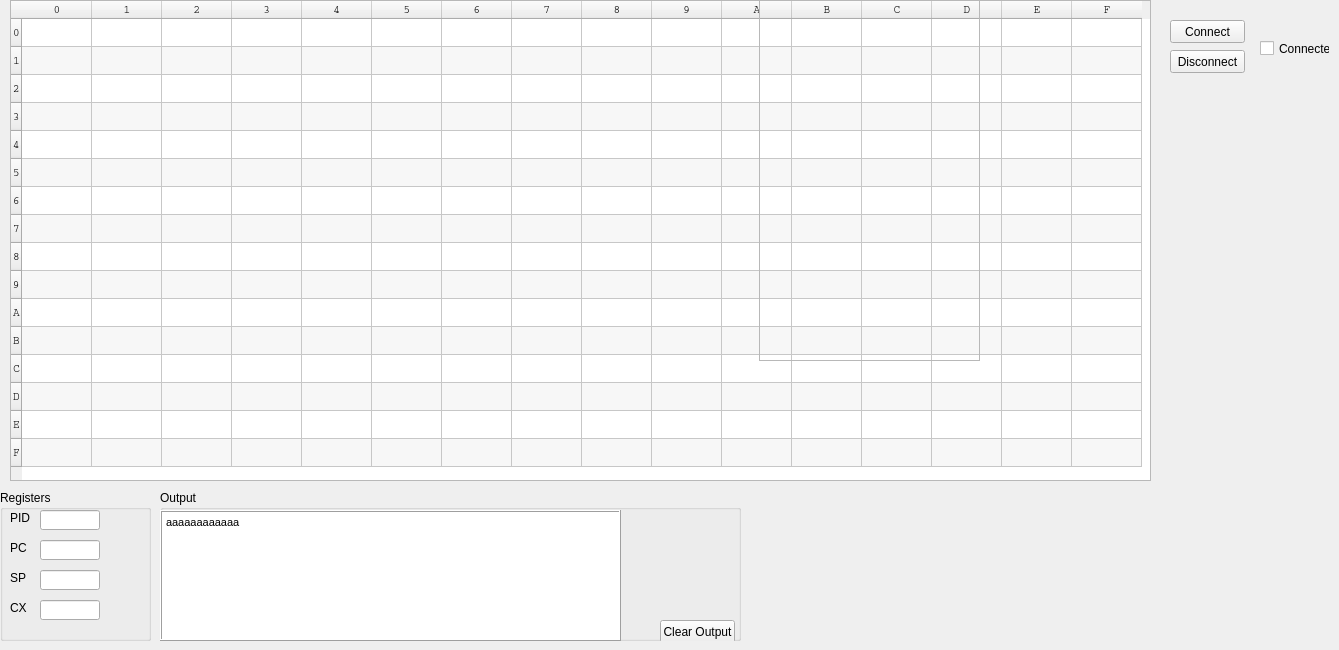
    <widget class="QWidget" name="tab_2">
     <attribute name="title">
      <string>VM</string>
     </attribute>
     <widget class="QTableWidget" name="tableVM">
      <property name="geometry">
       <rect>
        <x>10</x>
        <y>0</y>
        <width>1141</width>
        <height>481</height>
       </rect>
      </property>
      <property name="sizePolicy">
       <sizepolicy hsizetype="Fixed" vsizetype="Fixed">
        <horstretch>0</horstretch>
        <verstretch>0</verstretch>
       </sizepolicy>
      </property>
      <property name="font">
       <font>
        <family>Courier</family>
        <pointsize>8</pointsize>
        <kerning>false</kerning>
       </font>
      </property>
      <property name="focusPolicy">
       <enum>Qt::NoFocus</enum>
      </property>
      <property name="contextMenuPolicy">
       <enum>Qt::DefaultContextMenu</enum>
      </property>
      <property name="layoutDirection">
       <enum>Qt::LeftToRight</enum>
      </property>
      <property name="inputMethodHints">
       <set>Qt::ImhPreferUppercase</set>
      </property>
      <property name="verticalScrollBarPolicy">
       <enum>Qt::ScrollBarAsNeeded</enum>
      </property>
      <property name="horizontalScrollBarPolicy">
       <enum>Qt::ScrollBarAsNeeded</enum>
      </property>
      <property name="sizeAdjustPolicy">
       <enum>QAbstractScrollArea::AdjustIgnored</enum>
      </property>
      <property name="editTriggers">
       <set>QAbstractItemView::NoEditTriggers</set>
      </property>
      <property name="alternatingRowColors">
       <bool>true</bool>
      </property>
      <property name="selectionMode">
       <enum>QAbstractItemView::NoSelection</enum>
      </property>
      <property name="textElideMode">
       <enum>Qt::ElideLeft</enum>
      </property>
      <property name="verticalScrollMode">
       <enum>QAbstractItemView::ScrollPerItem</enum>
      </property>
      <property name="horizontalScrollMode">
       <enum>QAbstractItemView::ScrollPerItem</enum>
      </property>
      <attribute name="horizontalHeaderCascadingSectionResizes">
       <bool>false</bool>
      </attribute>
      <attribute name="horizontalHeaderDefaultSectionSize">
       <number>70</number>
      </attribute>
      <attribute name="verticalHeaderDefaultSectionSize">
       <number>28</number>
      </attribute>
      <attribute name="verticalHeaderMinimumSectionSize">
       <number>23</number>
      </attribute>
      <row>
       <property name="text">
        <string>0</string>
       </property>
      </row>
      <row>
       <property name="text">
        <string>1</string>
       </property>
      </row>
      <row>
       <property name="text">
        <string>2</string>
       </property>
      </row>
      <row>
       <property name="text">
        <string>3</string>
       </property>
      </row>
      <row>
       <property name="text">
        <string>4</string>
       </property>
      </row>
      <row>
       <property name="text">
        <string>5</string>
       </property>
      </row>
      <row>
       <property name="text">
        <string>6</string>
       </property>
      </row>
      <row>
       <property name="text">
        <string>7</string>
       </property>
      </row>
      <row>
       <property name="text">
        <string>8</string>
       </property>
      </row>
      <row>
       <property name="text">
        <string>9</string>
       </property>
      </row>
      <row>
       <property name="text">
        <string>A</string>
       </property>
      </row>
      <row>
       <property name="text">
        <string>B</string>
       </property>
      </row>
      <row>
       <property name="text">
        <string>C</string>
       </property>
      </row>
      <row>
       <property name="text">
        <string>D</string>
       </property>
      </row>
      <row>
       <property name="text">
        <string>E</string>
       </property>
      </row>
      <row>
       <property name="text">
        <string>F</string>
       </property>
      </row>
      <column>
       <property name="text">
        <string>0</string>
       </property>
      </column>
      <column>
       <property name="text">
        <string>1</string>
       </property>
      </column>
      <column>
       <property name="text">
        <string>2</string>
       </property>
      </column>
      <column>
       <property name="text">
        <string>3</string>
       </property>
      </column>
      <column>
       <property name="text">
        <string>4</string>
       </property>
      </column>
      <column>
       <property name="text">
        <string>5</string>
       </property>
      </column>
      <column>
       <property name="text">
        <string>6</string>
       </property>
      </column>
      <column>
       <property name="text">
        <string>7</string>
       </property>
      </column>
      <column>
       <property name="text">
        <string>8</string>
       </property>
      </column>
      <column>
       <property name="text">
        <string>9</string>
       </property>
      </column>
      <column>
       <property name="text">
        <string>A</string>
       </property>
      </column>
      <column>
       <property name="text">
        <string>B</string>
       </property>
      </column>
      <column>
       <property name="text">
        <string>C</string>
       </property>
      </column>
      <column>
       <property name="text">
        <string>D</string>
       </property>
      </column>
      <column>
       <property name="text">
        <string>E</string>
       </property>
      </column>
      <column>
       <property name="text">
        <string>F</string>
       </property>
      </column>
      <item row="0" column="0">
       <property name="text">
        <string/>
       </property>
       <property name="font">
        <font>
         <family>Courier</family>
         <pointsize>9</pointsize>
        </font>
       </property>
      </item>
      <item row="0" column="1">
       <property name="text">
        <string/>
       </property>
      </item>
      <item row="0" column="2">
       <property name="text">
        <string comment="4"/>
       </property>
      </item>
      <item row="1" column="0">
       <property name="text">
        <string/>
       </property>
      </item>
      <item row="1" column="1">
       <property name="text">
        <string/>
       </property>
      </item>
      <item row="2" column="1">
       <property name="text">
        <string/>
       </property>
      </item>
      <item row="4" column="3">
       <property name="text">
        <string/>
       </property>
       <property name="textAlignment">
        <set>AlignHCenter|AlignBottom</set>
       </property>
      </item>
      <item row="8" column="0">
       <property name="text">
        <string/>
       </property>
      </item>
      <item row="8" column="1">
       <property name="text">
        <string/>
       </property>
      </item>
      <item row="8" column="2">
       <property name="text">
        <string/>
       </property>
      </item>
      <item row="8" column="3">
       <property name="text">
        <string/>
       </property>
      </item>
      <item row="8" column="4">
       <property name="text">
        <string/>
       </property>
      </item>
      <item row="8" column="5">
       <property name="text">
        <string/>
       </property>
      </item>
      <item row="8" column="6">
       <property name="text">
        <string/>
       </property>
      </item>
      <item row="8" column="7">
       <property name="text">
        <string/>
       </property>
      </item>
      <item row="8" column="8">
       <property name="text">
        <string/>
       </property>
      </item>
      <item row="8" column="9">
       <property name="text">
        <string/>
       </property>
      </item>
      <item row="8" column="10">
       <property name="text">
        <string/>
       </property>
      </item>
      <item row="8" column="11">
       <property name="text">
        <string/>
       </property>
      </item>
      <item row="8" column="12">
       <property name="text">
        <string/>
       </property>
      </item>
      <item row="8" column="13">
       <property name="text">
        <string/>
       </property>
      </item>
      <item row="8" column="14">
       <property name="text">
        <string/>
       </property>
      </item>
      <item row="8" column="15">
       <property name="text">
        <string/>
       </property>
      </item>
      <item row="9" column="0">
       <property name="text">
        <string/>
       </property>
      </item>
      <item row="9" column="1">
       <property name="text">
        <string/>
       </property>
      </item>
      <item row="9" column="2">
       <property name="text">
        <string/>
       </property>
      </item>
      <item row="9" column="3">
       <property name="text">
        <string/>
       </property>
      </item>
      <item row="9" column="4">
       <property name="text">
        <string/>
       </property>
      </item>
      <item row="9" column="5">
       <property name="text">
        <string/>
       </property>
      </item>
      <item row="9" column="6">
       <property name="text">
        <string/>
       </property>
      </item>
      <item row="9" column="7">
       <property name="text">
        <string/>
       </property>
      </item>
      <item row="9" column="8">
       <property name="text">
        <string/>
       </property>
      </item>
      <item row="9" column="9">
       <property name="text">
        <string/>
       </property>
      </item>
      <item row="9" column="10">
       <property name="text">
        <string/>
       </property>
      </item>
      <item row="9" column="11">
       <property name="text">
        <string/>
       </property>
      </item>
      <item row="9" column="12">
       <property name="text">
        <string/>
       </property>
      </item>
      <item row="9" column="13">
       <property name="text">
        <string/>
       </property>
      </item>
      <item row="9" column="14">
       <property name="text">
        <string/>
       </property>
      </item>
      <item row="9" column="15">
       <property name="text">
        <string/>
       </property>
      </item>
      <item row="10" column="0">
       <property name="text">
        <string/>
       </property>
      </item>
      <item row="10" column="1">
       <property name="text">
        <string/>
       </property>
      </item>
      <item row="10" column="2">
       <property name="text">
        <string/>
       </property>
      </item>
      <item row="10" column="3">
       <property name="text">
        <string/>
       </property>
      </item>
      <item row="15" column="15">
       <property name="text">
        <string/>
       </property>
      </item>
     </widget>
     <widget class="QFrame" name="frame_2">
      <property name="geometry">
       <rect>
        <x>759</x>
        <y>0</y>
        <width>221</width>
        <height>361</height>
       </rect>
      </property>
      <property name="frameShape">
       <enum>QFrame::StyledPanel</enum>
      </property>
      <property name="frameShadow">
       <enum>QFrame::Raised</enum>
      </property>
     </widget>
     <widget class="QPushButton" name="pushButton">
      <property name="geometry">
       <rect>
        <x>1170</x>
        <y>20</y>
        <width>75</width>
        <height>23</height>
       </rect>
      </property>
      <property name="text">
       <string>Connect</string>
      </property>
     </widget>
     <widget class="QGroupBox" name="groupBox_3">
      <property name="geometry">
       <rect>
        <x>0</x>
        <y>490</y>
        <width>151</width>
        <height>151</height>
       </rect>
      </property>
      <property name="title">
       <string>Registers</string>
      </property>
      <widget class="QLabel" name="label_31">
       <property name="geometry">
        <rect>
         <x>10</x>
         <y>20</y>
         <width>31</width>
         <height>16</height>
        </rect>
       </property>
       <property name="text">
        <string>PID</string>
       </property>
      </widget>
      <widget class="QLabel" name="label_32">
       <property name="geometry">
        <rect>
         <x>10</x>
         <y>50</y>
         <width>31</width>
         <height>16</height>
        </rect>
       </property>
       <property name="text">
        <string>PC</string>
       </property>
      </widget>
      <widget class="QLabel" name="label_33">
       <property name="geometry">
        <rect>
         <x>10</x>
         <y>80</y>
         <width>31</width>
         <height>16</height>
        </rect>
       </property>
       <property name="text">
        <string>SP</string>
       </property>
      </widget>
      <widget class="QLabel" name="label_34">
       <property name="geometry">
        <rect>
         <x>10</x>
         <y>110</y>
         <width>31</width>
         <height>16</height>
        </rect>
       </property>
       <property name="text">
        <string>CX</string>
       </property>
      </widget>
      <widget class="QLineEdit" name="lineEdit_21">
       <property name="geometry">
        <rect>
         <x>40</x>
         <y>20</y>
         <width>60</width>
         <height>20</height>
        </rect>
       </property>
       <property name="sizePolicy">
        <sizepolicy hsizetype="Fixed" vsizetype="Fixed">
         <horstretch>0</horstretch>
         <verstretch>0</verstretch>
        </sizepolicy>
       </property>
       <property name="text">
        <string/>
       </property>
       <property name="readOnly">
        <bool>true</bool>
       </property>
      </widget>
      <widget class="QLineEdit" name="lineEdit_22">
       <property name="geometry">
        <rect>
         <x>40</x>
         <y>50</y>
         <width>60</width>
         <height>20</height>
        </rect>
       </property>
       <property name="sizePolicy">
        <sizepolicy hsizetype="Fixed" vsizetype="Fixed">
         <horstretch>0</horstretch>
         <verstretch>0</verstretch>
        </sizepolicy>
       </property>
       <property name="text">
        <string/>
       </property>
       <property name="readOnly">
        <bool>true</bool>
       </property>
      </widget>
      <widget class="QLineEdit" name="lineEdit_23">
       <property name="geometry">
        <rect>
         <x>40</x>
         <y>80</y>
         <width>60</width>
         <height>20</height>
        </rect>
       </property>
       <property name="sizePolicy">
        <sizepolicy hsizetype="Fixed" vsizetype="Fixed">
         <horstretch>0</horstretch>
         <verstretch>0</verstretch>
        </sizepolicy>
       </property>
       <property name="text">
        <string/>
       </property>
       <property name="readOnly">
        <bool>true</bool>
       </property>
      </widget>
      <widget class="QLineEdit" name="lineEdit_24">
       <property name="geometry">
        <rect>
         <x>40</x>
         <y>110</y>
         <width>60</width>
         <height>20</height>
        </rect>
       </property>
       <property name="sizePolicy">
        <sizepolicy hsizetype="Fixed" vsizetype="Fixed">
         <horstretch>0</horstretch>
         <verstretch>0</verstretch>
        </sizepolicy>
       </property>
       <property name="text">
        <string/>
       </property>
       <property name="readOnly">
        <bool>true</bool>
       </property>
      </widget>
     </widget>
     <widget class="QGroupBox" name="groupBox_4">
      <property name="geometry">
       <rect>
        <x>160</x>
        <y>490</y>
        <width>581</width>
        <height>151</height>
       </rect>
      </property>
      <property name="title">
       <string>Output</string>
      </property>
      <property name="flat">
       <bool>false</bool>
      </property>
      <property name="checkable">
       <bool>false</bool>
      </property>
      <widget class="QTextBrowser" name="textBrowser">
       <property name="geometry">
        <rect>
         <x>0</x>
         <y>20</y>
         <width>461</width>
         <height>131</height>
        </rect>
       </property>
       <property name="frameShape">
        <enum>QFrame::Box</enum>
       </property>
       <property name="frameShadow">
        <enum>QFrame::Raised</enum>
       </property>
       <property name="lineWidth">
        <number>1</number>
       </property>
       <property name="midLineWidth">
        <number>0</number>
       </property>
       <property name="html">
        <string>&lt;!DOCTYPE HTML PUBLIC &quot;-//W3C//DTD HTML 4.0//EN&quot; &quot;http://www.w3.org/TR/REC-html40/strict.dtd&quot;&gt;
&lt;html&gt;&lt;head&gt;&lt;meta name=&quot;qrichtext&quot; content=&quot;1&quot; /&gt;&lt;style type=&quot;text/css&quot;&gt;
p, li { white-space: pre-wrap; }
&lt;/style&gt;&lt;/head&gt;&lt;body style=&quot; font-family:'MS Shell Dlg 2'; font-size:8.25pt; font-weight:400; font-style:normal;&quot;&gt;
&lt;p style=&quot; margin-top:0px; margin-bottom:0px; margin-left:0px; margin-right:0px; -qt-block-indent:0; text-indent:0px;&quot;&gt;aaaaaaaaaaaa&lt;/p&gt;&lt;/body&gt;&lt;/html&gt;</string>
       </property>
      </widget>
      <widget class="QPushButton" name="pushButton_3">
       <property name="geometry">
        <rect>
         <x>500</x>
         <y>130</y>
         <width>75</width>
         <height>23</height>
        </rect>
       </property>
       <property name="text">
        <string>Clear Output</string>
       </property>
      </widget>
     </widget>
     <widget class="QPushButton" name="pushButton_2">
      <property name="geometry">
       <rect>
        <x>1170</x>
        <y>50</y>
        <width>75</width>
        <height>23</height>
       </rect>
      </property>
      <property name="text">
       <string>Disconnect</string>
      </property>
     </widget>
     <widget class="QCheckBox" name="checkBox">
      <property name="geometry">
       <rect>
        <x>1260</x>
        <y>40</y>
        <width>70</width>
        <height>17</height>
       </rect>
      </property>
      <property name="text">
       <string>Connected</string>
      </property>
     </widget>
    </widget>
